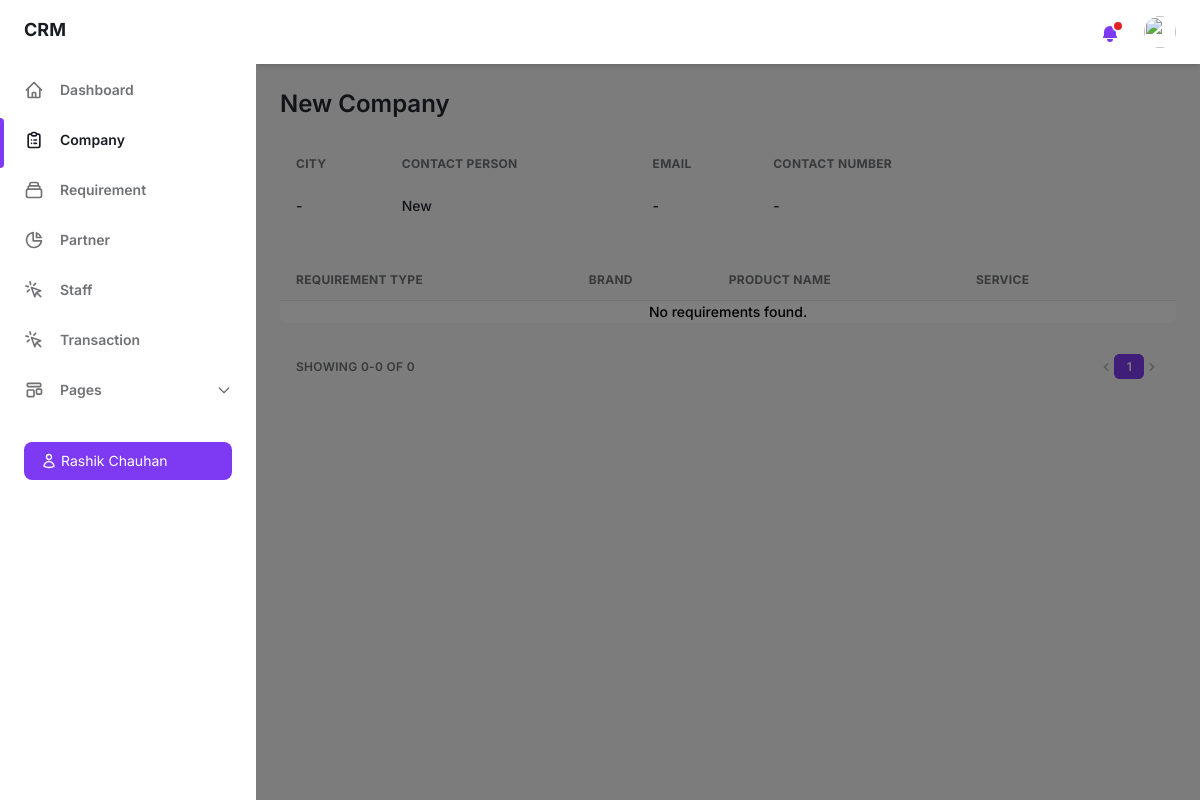
The app's page /company-details/38/, older data.
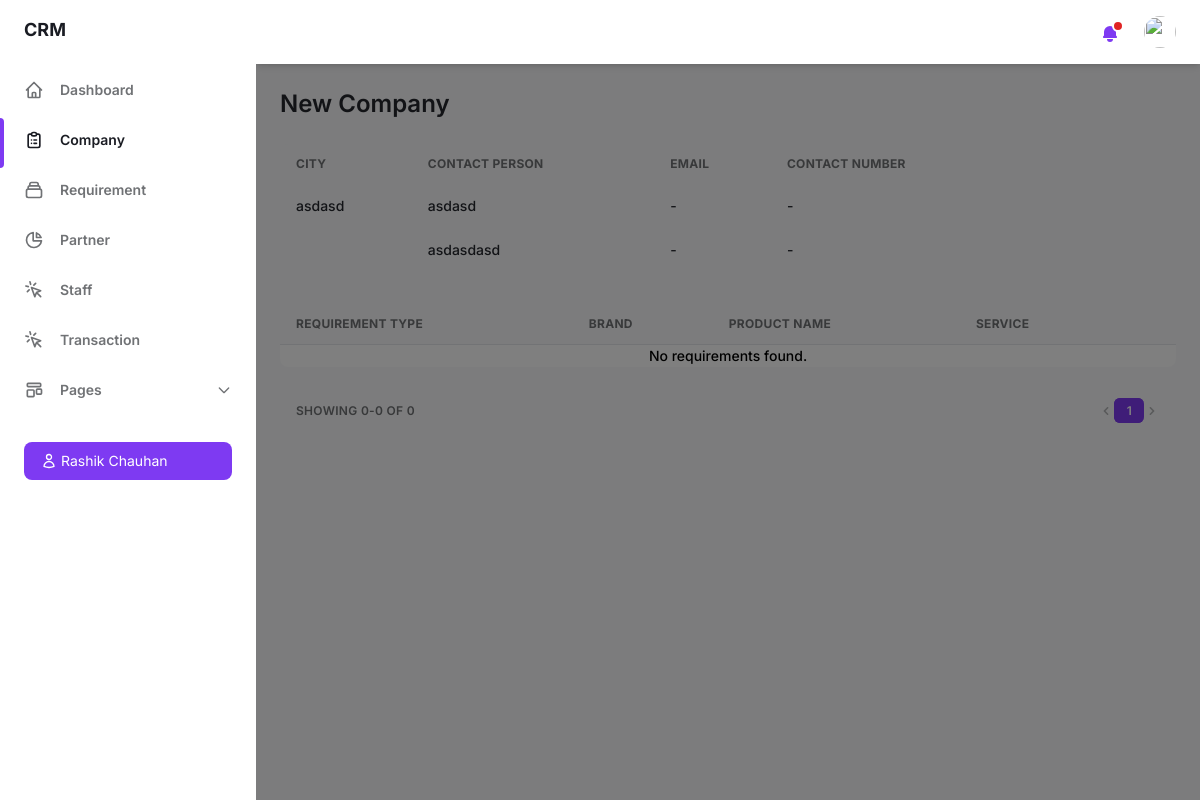
The same page, newer data.
### crm_app/models.py (models this page shows, shortened)
class Company(models.Model):
    company_name = models.CharField(max_length=100, unique=True)
    sector = models.ForeignKey(Sector, on_delete=models.SET_NULL, null=True, blank=True, related_name='sector_companies')
    address = models.CharField(max_length=100, null=True, blank=True)
    city = models.CharField(max_length=100, null=True, blank=True)
    state = models.CharField(max_length=100, null=True, blank=True)
    country = models.CharField(max_length=100, null=True, blank=True)
    via = models.CharField(max_length=100, null=True, blank=True)
    referral_name = models.CharField(max_length=100, null=True, blank=True)
    partner_name = models.ForeignKey(Partner, on_delete=models.SET_NULL, null=True, blank=True, related_name='partner_companies')
    website = models.CharField(max_length=255, null=True, blank=True)
    created_by = models.CharField(max_length=100, null=True, blank=True)
    status = models.BooleanField(default=True)
    class Meta:
        verbose_name_plural = "companies"

class Contact(models.Model):
    company = models.ForeignKey(Company, on_delete=models.CASCADE, related_name='company_contacts')
    contact_name = models.CharField(max_length=100)
    designation = models.CharField(max_length=100, null=True, blank=True)
    email = models.EmailField(null=True, blank=True)
    phone_number = models.CharField(max_length=20, null=True, blank=True)
    dob = models.DateField(null=True, blank=True)
    religion = models.CharField(max_length=100, null=True, blank=True)

### crm_app/views.py (the view)
# urls.py: path('company-details/<int:company_id>/', views.companydetails, name='companydetails'),
def companydetails(request, company_id):
    company = get_object_or_404(Company, id=company_id)
    requirements = Requirement.objects.filter(company=company).select_related('brand', 'product_name', 'service').prefetch_related('requirement_transactions')
    contacts = Contact.objects.filter(company=company)
    requirements_count = Requirement.objects.filter(company=company).select_related('brand', 'product_name', 'service').prefetch_related('requirement_transactions')
    requirements_paginator = Paginator(requirements_count, 10)
    requirements_page_number = request.GET.get('requirements_page', 1)
    requirements_page_obj = requirements_paginator.get_page(requirements_page_number)
    context = {'company': company, 'requirements': requirements, 'contacts': contacts, 'requirements_page_obj': requirements_page_obj}
    return render(request, 'companydetails.html', context)

### templates/companydetails.html (shortened to what the changed rows need)
{% load static %}
<!DOCTYPE html>
<html :class="{ 'theme-dark': dark }" x-data="data()" lang="en">
<head>
    <link rel="stylesheet" href="{% static 'css/tailwind.output.css' %}" />
</head>
<body>
    <div class="flex h-screen bg-gray-50 dark:bg-gray-900" :class="{ 'overflow-hidden': isSideMenuOpen }">
        <div class="flex flex-col flex-1 w-full">
            <main class="h-full overflow-y-auto">
                <div class="container px-6 mx-auto grid">
                    <h2 class="my-6 text-2xl font-semibold text-gray-700 dark:text-gray-200">{{ company.company_name }}</h2>
                    <div class="w-full overflow-hidden rounded-lg shadow-xs">
                        <div class="w-full mb-8 overflow-x-auto">
                            <table class="w-full whitespace-no-wrap">
                                <thead>
                                    <tr class="text-xs font-semibold tracking-wide text-left text-gray-500 uppercase bg-gray-50 dark:text-gray-400 dark:bg-gray-800">
                                        <th class="px-4 py-3">City</th>
                                        <th class="px-4 py-3">Contact Person</th>
                                        <th class="px-4 py-3">Email</th>
                                        <th class="px-4 py-3">Contact Number</th>
                                        <th class="px-4 py-3"></th>
                                        <th class="px-4 py-3"></th>
                                        <th class="px-4 py-3"></th>
                                    </tr>
                                </thead>
                                <tbody>
                                    {% if contacts %}
                                        {% for contact in contacts %}
                                        <tr class="text-gray-700 dark:text-gray-400">
                                            {% if forloop.first %}
                                            <td class="px-4 py-3 align-top" rowspan="{{ contacts|length }}">
                                                <p class="font-medium text-sm">{{ company.city|default:"-" }}</p>
                                            </td>
                                            {% endif %}
                                            <td class="px-4 py-3">
                                                <p class="font-medium text-sm">{{ contact.contact_name|default:"-" }}</p>
                                            </td>
                                            <td class="px-4 py-3">
                                                <p class="font-medium text-sm">{{ contact.email|default:"-" }}</p>
                                            </td>
                                            <td class="px-4 py-3">
                                                <p class="font-medium text-sm">{{ contact.phone_number|default:"-" }}</p>
                                            </td>
                                        </tr>
                                        {% endfor %}
                                    {% else %}
                                    <tr>
                                        <td colspan="5" class="font-medium text-sm text-center dark:text-gray-400">No contacts found.</td>
                                    </tr>
                                    {% endif %}
                                </tbody>
                            </table>
                        </div>
                        <div class="w-full overflow-x-auto">
                            <table class="w-full whitespace-no-wrap">
                                <thead>
                                    <tr class="text-xs font-semibold tracking-wide text-left text-gray-500 uppercase border-b dark:border-gray-700 bg-gray-50 dark:text-gray-400 dark:bg-gray-800">
                                        <th class="px-4 py-3">Requirement Type</th>
                                        <th class="px-4 py-3">Brand</th>
                                        <th class="px-4 py-3">Product Name</th>
                                        <th class="px-4 py-3">Service</th>
                                        <th class="px-4 py-3"></th>
                                    </tr>
                                </thead>
                            </table>
                        </div>
                    </div>
                    <div class="grid mt-2 px-4 py-3 text-xs font-semibold tracking-wide text-gray-500 uppercase sm:grid-cols-9 dark:text-gray-400">
                        <span class="flex items-center col-span-3">Showing {{ requirements_page_obj.start_index }}-{{ requirements_page_obj.end_index }} of {{ requirements_page_obj.paginator.count }}</span>
                        <span class="col-span-2"></span>
                        <span class="flex col-span-4 mt-2 sm:mt-auto sm:justify-end">
                            <nav aria-label="Table navigation">
                                <ul class="inline-flex items-center">
                                    {% for num in requirements_page_obj.paginator.page_range %}
                                        {% if num == requirements_page_obj.number %}
                                        <li>
                                            <span class="px-3 py-1 text-white transition-colors duration-150 bg-purple-600 border border-r-0 border-purple-600 rounded-md focus:outline-none">{{ num }}</span>
                                        </li>
                                        {% else %}
                                        <li>
                                            <a href="?requirements_page={{ num }}" class="px-3 py-1 rounded-md focus:outline-none">{{ num }}</a>
                                        </li>
                                        {% endif %}
                                    {% endfor %}
                                </ul>
                            </nav>
                        </span>
                    </div>
                </div>
            </main>
        </div>
    </div>
</body>
</html>

Row changes from the older to the newer data that the page shows:
removed Contact: {{ company.city|default:"-" }} "-", contact_name "New", email "-", phone_number "-"
added Contact: {{ company.city|default:"-" }} "asdasd", contact_name "asdasd", email "-", phone_number "-"
added Contact: contact_name "asdasdasd", email "-", phone_number "-"
